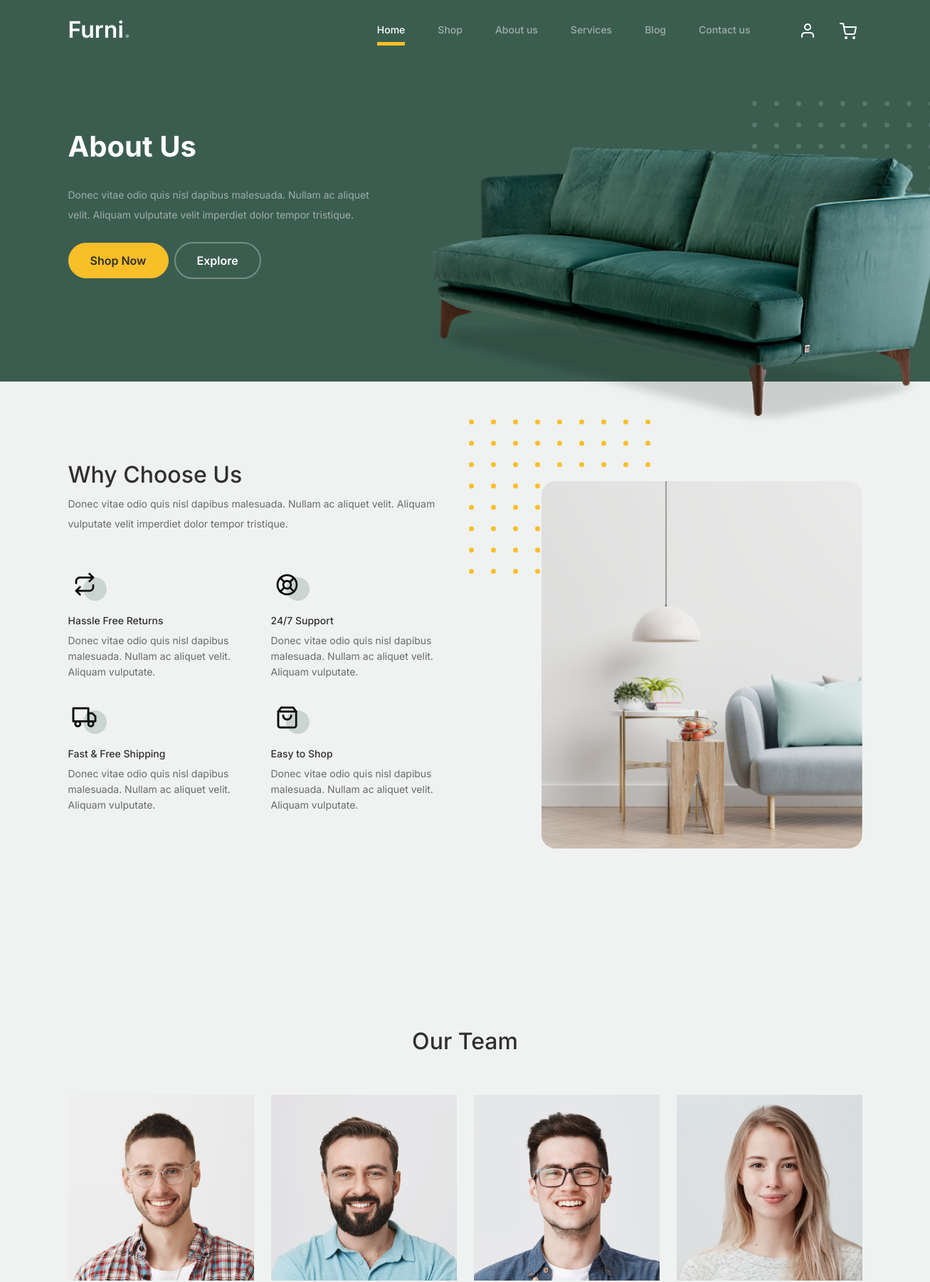
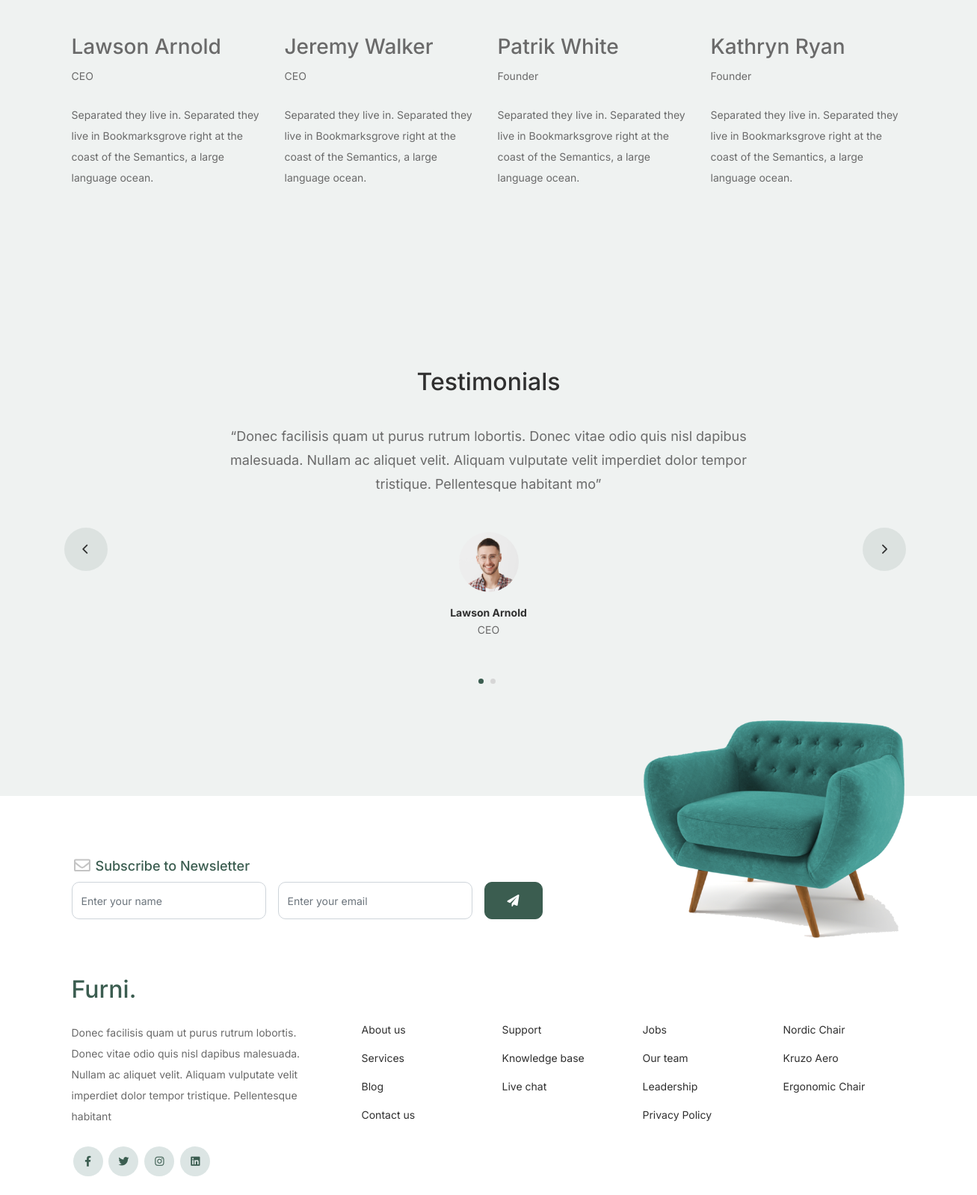
The page /about/ (upper part) on the database its author committed (2 pictures, top to bottom).
### shop/models.py (models this page shows, shortened)
class Services(models.Model):
    image = models.ImageField(upload_to='photos/services')
    title = models.CharField(max_length=100)
    description = models.TextField(max_length=160)
    class Meta:
        verbose_name = 'Service'
        verbose_name_plural = 'Services'

class Team(models.Model):
    image = models.ImageField(upload_to='photos/team')
    name = models.CharField(max_length=100)
    position = models.CharField(max_length=100)
    description = models.TextField(max_length=160)
    class Meta:
        verbose_name = 'Employee'
        verbose_name_plural = 'Team'

class Testimonial(models.Model):
    author = models.ForeignKey('Team', on_delete=models.CASCADE)
    image = models.ImageField(upload_to='photos/testimonials')
    body = models.TextField(max_length=200)
    class Meta:
        verbose_name = 'Testimonial'
        verbose_name_plural = 'Testimonials'

### shop/views.py (the view)
# urls.py: path('about/', AboutPage.as_view(), name='about'),
class AboutPage(TemplateView):
    template_name = 'shop/about.html'
    def get_context_data(self, **kwargs):
        context = super().get_context_data(**kwargs)
        context['title'] = 'About Us'
        context['services'] = Services.objects.all()[:4]
        context['testimonials'] = Testimonial.objects.all()
        context['team'] = Team.objects.all()
        return context

### shop/templates/shop/about.html (shortened to what this page needs)
{% extends 'base.html' %}
{% load static %}
{% block hero %}
    <div class="hero">
        <div class="container">
            <div class="row justify-content-between">
                <div class="col-lg-5">
                    <div class="intro-excerpt">
                        <h1>About Us</h1>
                        <p class="mb-4">Donec vitae odio quis nisl dapibus malesuada. Nullam ac aliquet velit. Aliquam
                            vulputate velit imperdiet dolor tempor tristique.</p>
                        <p><a href="{% url 'shop' %}" class="btn btn-secondary me-2">Shop Now</a><a href="{% url 'shop' %}"
                                                                                    class="btn btn-white-outline">Explore</a>
                        </p>
                    </div>
                </div>
                <div class="col-lg-7">
                    <div class="hero-img-wrap">
                        <img src="{% static 'images/couch.png' %}" class="img-fluid">
                    </div>
                </div>
            </div>
        </div>
    </div>
{% endblock %}
{% block content %}
    <div class="why-choose-section">
        <div class="container">
            <div class="row justify-content-between align-items-center">
                <div class="col-lg-6">
                    <h2 class="section-title">Why Choose Us</h2>
                    <p>Donec vitae odio quis nisl dapibus malesuada. Nullam ac aliquet velit. Aliquam vulputate velit
                        imperdiet dolor tempor tristique.</p>
                    <div class="row my-5">
                        {% for service in services %}
                            <div class="col-6 col-md-6">
                                <div class="feature">
                                    <div class="icon">
                                        <img src="{{ service.image.url }}" alt="Image" class="imf-fluid">
                                    </div>
                                    <h3>{{ service.title }}</h3>
                                    <p>{{ service.description }}</p>
                                </div>
                            </div>
                        {% endfor %}
                    </div>
                </div>
                <div class="col-lg-5">
                    <div class="img-wrap">
                        <img src="{% static 'images/why-choose-us-img.jpg' %}" alt="Image" class="img-fluid">
                    </div>
                </div>
            </div>
        </div>
    </div>
    <div class="untree_co-section">
        <div class="container">
            <div class="row mb-5">
                <div class="col-lg-5 mx-auto text-center">
                    <h2 class="section-title">Our Team</h2>
                </div>
            </div>
            <div class="row">
                {% for member in team %}
                    <div class="col-12 col-md-6 col-lg-3 mb-5 mb-md-0">
                        <img src="{{ member.image.url }}" class="img-fluid mb-5">
                        <h3>{{ member.name }}</h3>
                        <span class="d-block position mb-4">{{ member.position }}</span>
                        <p>{{ member.description }}</p>
                    </div>
                {% endfor %}
            </div>
        </div>
    </div>
    <div class="testimonial-section before-footer-section">
        <div class="container">
            <div class="row">
                <div class="col-lg-7 mx-auto text-center">
                    <h2 class="section-title">Testimonials</h2>
                </div>
            </div>
            <div class="row justify-content-center">
                <div class="col-lg-12">
                    <div class="testimonial-slider-wrap text-center">
                        <div id="testimonial-nav">
                            <span class="prev" data-controls="prev"><span class="fa fa-chevron-left"></span></span>
                            <span class="next" data-controls="next"><span class="fa fa-chevron-right"></span></span>
                        </div>
                        <div class="testimonial-slider">
                            {% for testimonial in testimonials %}
                                <div class="item">
                                    <div class="row justify-content-center">
                                        <div class="col-lg-8 mx-auto">
                                            <div class="testimonial-block text-center">
                                                <blockquote class="mb-5">
                                                    <p>&ldquo;{{ testimonial.body }}&rdquo;</p>
                                                </blockquote>
                                                <div class="author-info">
                                                    <div class="author-pic">
                                                        <img src="{{ testimonial.image.url }}"
                                                             alt="{{ testimonial.author.name }}"
                                                             class="img-fluid">
                                                    </div>
                                                    <h3 class="font-weight-bold">{{ testimonial.author.name }}</h3>
                                                    <span class="position d-block mb-3">{{ testimonial.author.position }}</span>
                                                </div>
                                            </div>
                                        </div>
                                    </div>
                                </div>
                            {% endfor %}
                        </div>
                    </div>
                </div>
            </div>
        </div>
    </div>
{% endblock %}

### furni/static/css/tiny-slider.css (style rules this page uses)
.tns-slider { -webkit-transition:all 0s;-moz-transition:all 0s;transition:all 0s }
.tns-slider>.tns-item { -webkit-box-sizing:border-box;-moz-box-sizing:border-box;box-sizing:border-box }
.tns-horizontal.tns-subpixel { white-space:nowrap }
.tns-horizontal.tns-subpixel>.tns-item { display:inline-block;vertical-align:top;white-space:normal }

### rows shown on the page
Services: image (picture), title "Hassle Free Returns", description "Donec vitae odio quis nisl dapibus malesuada. Nullam ac aliquet velit. Aliquam vulputate."
Services: image (picture), title "24/7 Support", description "Donec vitae odio quis nisl dapibus malesuada. Nullam ac aliquet velit. Aliquam vulputate."
Services: image (picture), title "Fast & Free Shipping", description "Donec vitae odio quis nisl dapibus malesuada. Nullam ac aliquet velit. Aliquam vulputate."
Services: image (picture), title "Easy to Shop", description "Donec vitae odio quis nisl dapibus malesuada. Nullam ac aliquet velit. Aliquam vulputate."
Team: image (picture), name "Lawson Arnold", position "CEO", description "Separated they live in. Separated they live in Bookmarksgrove right at the coast of the Semantics, a large language ocean."
Team: image (picture), name "Jeremy Walker", position "CEO", description "Separated they live in. Separated they live in Bookmarksgrove right at the coast of the Semantics, a large language ocean."
Team: image (picture), name "Patrik White", position "Founder", description "Separated they live in. Separated they live in Bookmarksgrove right at the coast of the Semantics, a large language ocean."
Team: image (picture), name "Kathryn Ryan", position "Founder", description "Separated they live in. Separated they live in Bookmarksgrove right at the coast of the Semantics, a large language ocean."
Testimonial: body "Donec facilisis quam ut purus rutrum lobortis. Donec vitae odio quis nisl dapibus malesuada. Nullam ac aliquet velit. Aliquam vulputate velit imperdiet dolor tempor tristique. Pellentesque habitant mo", image (picture), author.name "Lawson Arnold", author.position "CEO"
